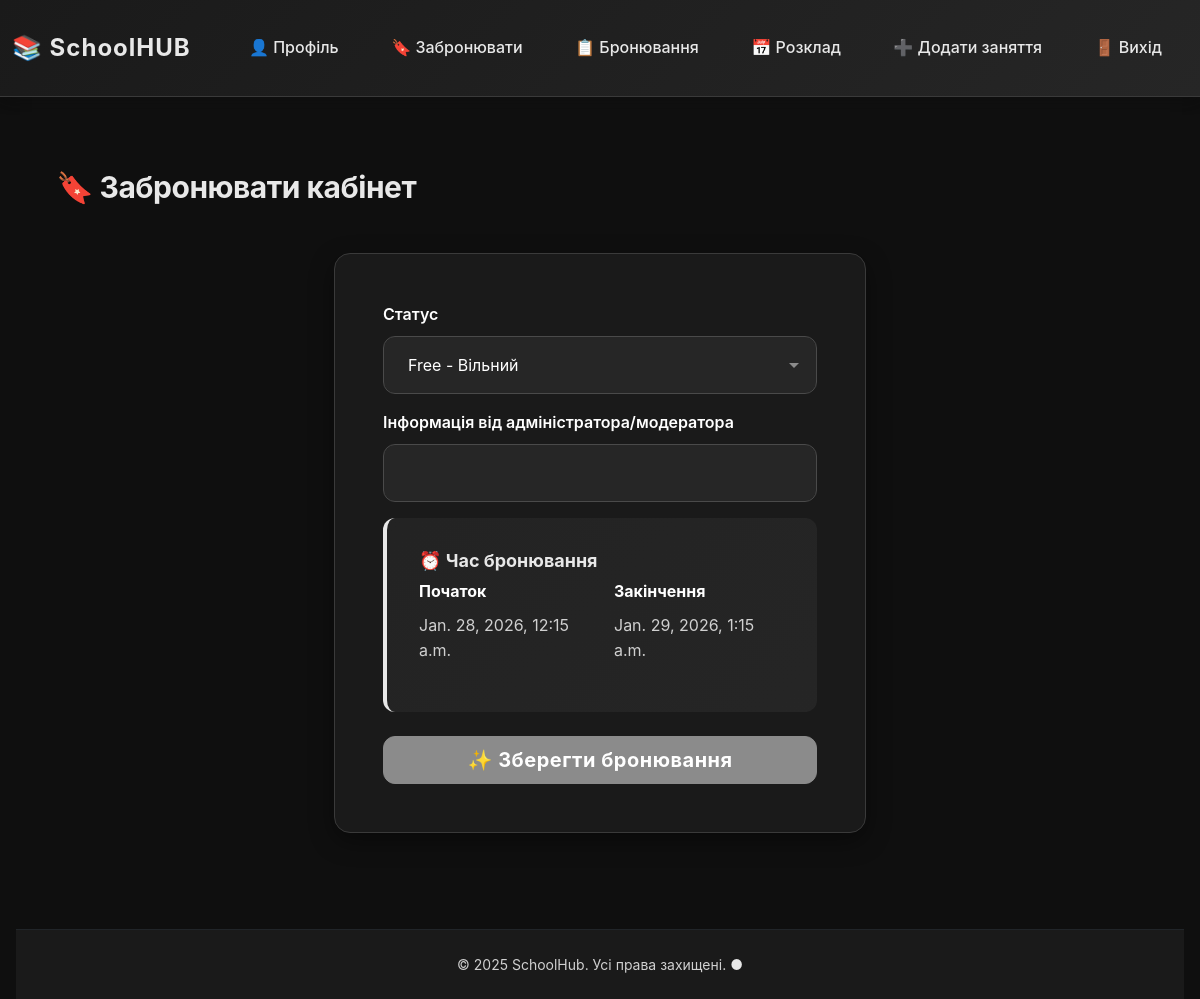
The app's page /booking/update_book/2/ (signed in) with its own data.
### Booking/models.py (models this page shows, shortened)
class Booking(models.Model):
    user = models.ForeignKey(User, on_delete=models.CASCADE)
    resource = models.ForeignKey(Resource, on_delete=models.SET_NULL, null=True, verbose_name="Об'єкт")
    start_time = models.DateTimeField(verbose_name="Час початку бронювання")
    end_time = models.DateTimeField(verbose_name="Час завершення бронювання")
    status = models.ForeignKey(Status, on_delete=models.SET_NULL, null=True, verbose_name="Статус")
    created_at = models.DateTimeField(auto_now_add=True)
    description = models.CharField(max_length=255, verbose_name="Додаткова інформація", null=True, blank=True, default=None)
    reason = models.CharField(max_length=255, verbose_name="Інформація від адміністратора/модератора", null=True, blank=True, default=None)

### Booking/views.py (the view, shortened to what this page needs)
# urls.py: path("update_book/<int:id>/", views.update_book, name="update_book"),
@has_permission("UB")
@login_required
def update_book(request: HttpRequest, id: int):
    book = Booking.objects.get(pk=id)
    form = BookingFormAdmin(data=request.POST or None, instance=book)
    return render(request, "booking_admin.html", dict(form=form, book=book))

### Booking/forms.py
class BookingFormAdmin(forms.ModelForm):
    class Meta:
        model = Booking
        fields = ["status", "reason"]

### Booking/models.py (called while the page is built)
    def __str__(self):
        return f"{self.name} - {self.verbose_name}"

### Booking/permissions.py (called while the page is built)
def has_permission(action_name: str):
    def decorator(func):
        @wraps(func)
        def wrap_func(request: HttpRequest, *args, **kwargs):
            if request.user.profile.positions.filter(actions__name=action_name).exists():
                return func(request, *args, **kwargs)
            else:
                messages.error(request, "У вас недостатьно прав")
                return redirect("index")
        return wrap_func
    return decorator

### Booking/templatetags/permissions.py (called while the page is built)
@register.filter(name="has_permission")
def has_permission(user, action_name):
    return user.profile.positions.filter(actions__name=action_name).exists()

### Booking/templates/booking_admin.html (shortened to what this page needs)
{% extends "base.html" %}
{% block content %}
<div class="container py-4">
    <h1 class="mb-5">🔖 Забронювати кабінет</h1>
    <div class="row justify-content-center">
        <div class="col-12 col-lg-6">
            <div class="content-card">
                <form method="post" novalidate>
                    {% for field in form %}
                    <div class="mb-3">
                        <label for="{{ field.id_for_label }}" class="form-label">
                            {{ field.label }}
                        </label>
                        {{ field }}
                    </div>
                    {% endfor %}
                    <div class="info-box">
                        <h6 class="text-accent fw-bold mb-2">⏰ Час бронювання</h6>
                        <div class="row">
                            <div class="col-6">
                                <label class="form-label fw-bold">Початок</label>
                                <p class="text-muted">{{ book.start_time|default:"Виберіть дату" }}</p>
                            </div>
                            <div class="col-6">
                                <label class="form-label fw-bold">Закінчення</label>
                                <p class="text-muted">{{ book.end_time|default:"Виберіть дату" }}</p>
                            </div>
                        </div>
                    </div>
                    <div class="d-grid gap-2 mt-4">
                        <button type="submit" class="btn btn-success btn-lg fw-bold">
                            ✨ Зберегти бронювання
                        </button>
                    </div>
                </form>
            </div>
        </div>
    </div>
</div>
{% endblock content %}

### Profile/static/css/dark-theme.css (style rules this page uses)
:root { --color-bg-primary: #0F0F0F; --color-bg-secondary: #1A1A1A; --color-bg-tertiary: #262626; --color-accent-primary: #E8E8E8; --color-accent-primary-light: #F0F0F0; --color-accent-secondary: #A8A8A8; --color-accent-danger: #D64545; --color-accent-warning: #D4A574; --color-accent-success: #5FA8A8; --color-text-primary: #FFFFFF; --color-text-secondary: #E0E0E0; --color-text-muted: #A8A8A8; --color-border: #3A3A3A; --color-border-light: #4A4A4A; --shadow-sm: 0 2px 8px rgba(0, 0, 0, 0.3); --shadow-md: 0 8px 24px rgba(0, 0, 0, 0.4); --shadow-lg: 0 16px 48px rgba(0, 0, 0, 0.5); --glow-sm: 0 0 8px rgba(232, 232, 232, 0.1); --glow-md: 0 0 16px rgba(232, 232, 232, 0.15); --glow-lg: 0 0 24px rgba(232, 232, 232, 0.2); --font-family: -apple-system, BlinkMacSystemFont, 'Segoe UI', 'Roboto', 'Oxygen', 'Ubuntu', 'Cantarell', 'Fira Sans', 'Droid Sans', 'Helvetica Neue', sans-serif; --font-family-mono: 'SF Mono', Monaco, 'Cascadia Code', 'Courier New', monospace; --font-size-xs: 0.75rem; --font-size-sm: 0.875rem; --font-size-base: 1rem; --font-size-lg: 1.125rem; --font-size-xl: 1.25rem; --font-size-2xl: 1.5rem; --font-size-3xl: 1.875rem; --font-weight-light: 300; --font-weight-normal: 400; --font-weight-medium: 500; --font-weight-semibold: 600; --font-weight-bold: 700; --spacing-xs: 0.25rem; --spacing-sm: 0.5rem; --spacing-base: 1rem; --spacing-lg: 1.5rem; --spacing-xl: 2rem; --spacing-2xl: 3rem; --radius-sm: 0.375rem; --radius-md: 0.5rem; --radius-lg: 0.75rem; --radius-xl: 1rem; --radius-2xl: 1.5rem; --transition-fast: 150ms ease-in-out; --transition-base: 300ms ease-in-out; --transition-slow: 500ms ease-in-out; }
* { margin: 0; padding: 0; box-sizing: border-box; }
html { scroll-behavior: smooth; }
body { background-color: var(--color-bg-primary); color: var(--color-text-primary); font-family: var(--font-family); font-size: var(--font-size-base); font-weight: var(--font-weight-normal); line-height: 1.6; overflow-x: hidden; }
h1, h2, h3, h4, h5, h6 { font-weight: var(--font-weight-bold); line-height: 1.2; color: var(--color-text-primary); margin-bottom: var(--spacing-lg); }
h1 { font-size: var(--font-size-3xl); color: #E8E8E8; letter-spacing: -0.5px; }
h4, h5, h6 { font-size: var(--font-size-lg); }
p { margin-bottom: var(--spacing-base); color: #E0E0E0; }
.btn { font-weight: var(--font-weight-semibold); border-radius: var(--radius-lg); padding: var(--spacing-sm) var(--spacing-xl); transition: all var(--transition-base); border: 1px solid transparent; text-transform: none; letter-spacing: 0.5px; position: relative; overflow: hidden; }
.btn::before { content: ''; position: absolute; top: 0; left: -100%; width: 100%; height: 100%; background: rgba(255, 255, 255, 0.1); transition: all var(--transition-base); z-index: 0; }
.btn-success, .btn-warning { background-color: #8B8B8B; color: white; border: 1px solid #8B8B8B; font-weight: var(--font-weight-bold); }
.form-control, .form-select, textarea, input[type="text"], input[type="email"], input[type="password"], input[type="number"], input[type="date"], input[type="datetime-local"], input[type="search"], input[type="url"], input[type="tel"] { background-color: var(--color-bg-tertiary) !important; color: #FFFFFF !important; border: 1px solid var(--color-border-light) !important; border-radius: var(--radius-lg); padding: var(--spacing-base) var(--spacing-lg); transition: all var(--transition-base); font-family: var(--font-family); font-size: var(--font-size-base); }
.form-control::placeholder, textarea::placeholder, input::placeholder { color: #BBBBBB !important; opacity: 1 !important; }
.form-label { color: #FFFFFF; font-weight: var(--font-weight-semibold); margin-bottom: var(--spacing-sm); }
.text-accent { color: var(--color-accent-primary); }
.text-muted, .form-text, small { color: #D0D0D0 !important; }
.btn { position: relative; overflow: hidden; }
option { background-color: var(--color-bg-tertiary); color: #FFFFFF; }
option:checked { background-color: #707070 !important; }

### records on screen
Booking: form "Free - Вільний", start_time "Jan. 28, 2026, 12:15 a.m.", end_time "Jan. 29, 2026, 1:15 a.m."

### other values on screen
{{ field.label }} "Статус" "Інформація від адміністратора/модератора"
